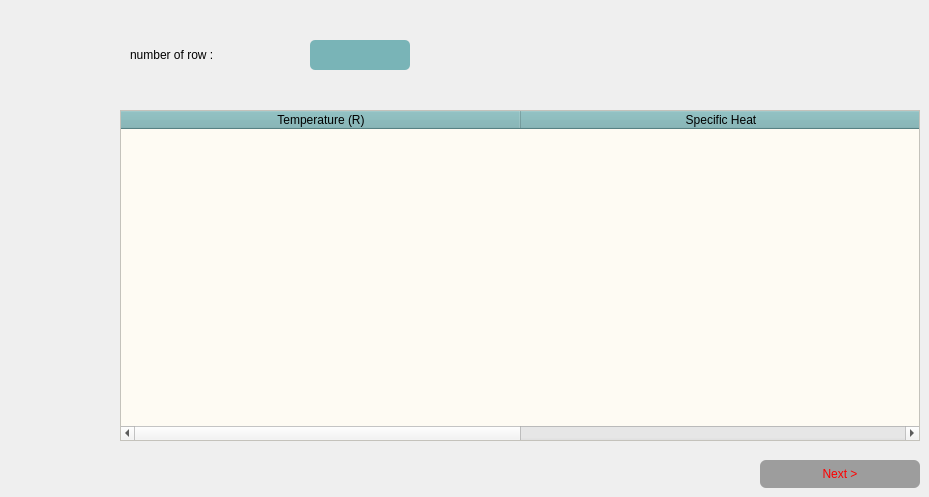
      <widget class="QWidget" name="tab_4">
       <attribute name="title">
        <string>Specific heat-gas</string>
       </attribute>
       <widget class="QTableWidget" name="specific_heat_table">
        <property name="geometry">
         <rect>
          <x>120</x>
          <y>110</y>
          <width>800</width>
          <height>331</height>
         </rect>
        </property>
        <property name="styleSheet">
         <string notr="true">QTableWidget {

	background-color:rgb(254, 251, 243);
    alternate-background-color: rgb(157, 157, 157);
    border-color: rgb(157, 157, 157);
    font-size: 14px;
}

QTableWidget::item:selected {
   background-color: rgb(121, 180, 183);

}


QTableWidget::item:hover {
    background-color: rgb(254, 251, 243);

}


QHeaderView::section {
   background-color: rgb(121, 180, 183);

    
}
</string>
        </property>
        <property name="rowCount">
         <number>0</number>
        </property>
        <attribute name="horizontalHeaderDefaultSectionSize">
         <number>400</number>
        </attribute>
        <column>
         <property name="text">
          <string>Temperature (R)</string>
         </property>
        </column>
        <column>
         <property name="text">
          <string>Specific Heat</string>
         </property>
        </column>
       </widget>
       <widget class="QPushButton" name="specific_heat_next">
        <property name="geometry">
         <rect>
          <x>760</x>
          <y>460</y>
          <width>160</width>
          <height>28</height>
         </rect>
        </property>
        <property name="styleSheet">
         <string notr="true">QPushButton {
	background-color: rgb(157, 157, 157);
	color: #FF0000;
	border-radius:6px;
    border-style: solid;

}
</string>
        </property>
        <property name="text">
         <string>Next &gt;</string>
        </property>
       </widget>
       <widget class="QLineEdit" name="specific_heat_input">
        <property name="geometry">
         <rect>
          <x>310</x>
          <y>40</y>
          <width>100</width>
          <height>30</height>
         </rect>
        </property>
        <property name="styleSheet">
         <string notr="true">font: 75 8pt &quot;Calibri (Body)&quot;;
background-color: rgb(121, 180, 183);
color: rgb(34, 40, 49);
border-radius:5px;



</string>
        </property>
       </widget>
       <widget class="QLabel" name="label_37">
        <property name="geometry">
         <rect>
          <x>130</x>
          <y>40</y>
          <width>141</width>
          <height>30</height>
         </rect>
        </property>
        <property name="text">
         <string>number of row :</string>
        </property>
       </widget>
      </widget>
